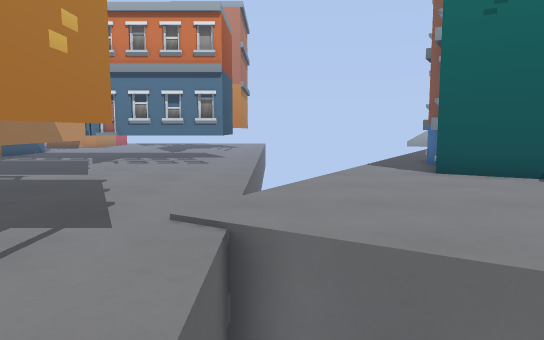
View 1 (above)

24 first-person views from a walk through a Godot game level. The camera is 1.2 m above the floor, tilts 6° down and sees 70° across. The floor is counted in squares, 1 m on a side. Each view is taken from the middle of a square. On the plan, view 1 faces up. The plan holds only what a view shows up to about 15 squares ahead; the rest is blank. The place goes on beyond the plan.

View 2
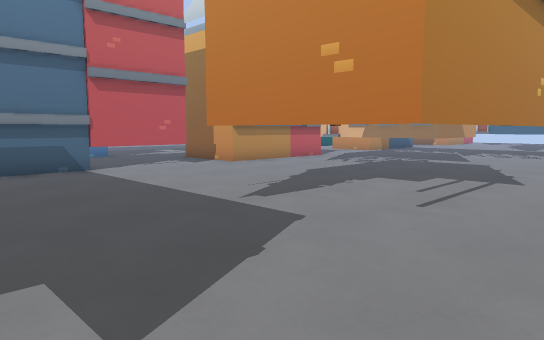

View 3
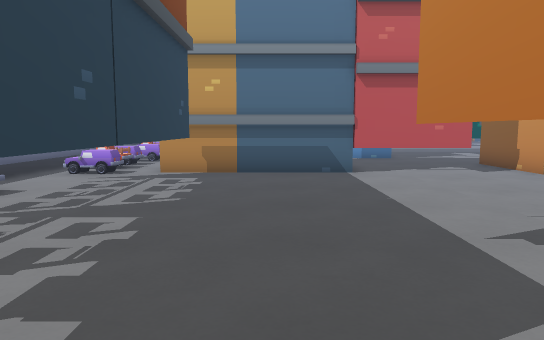

View 4
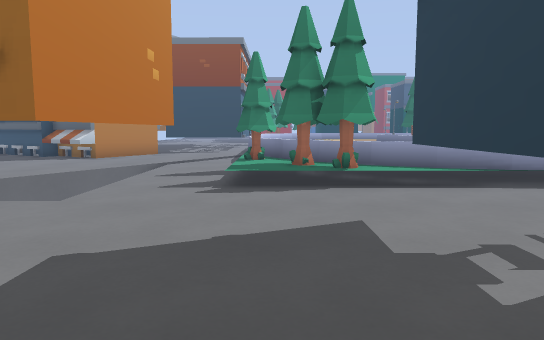

View 5
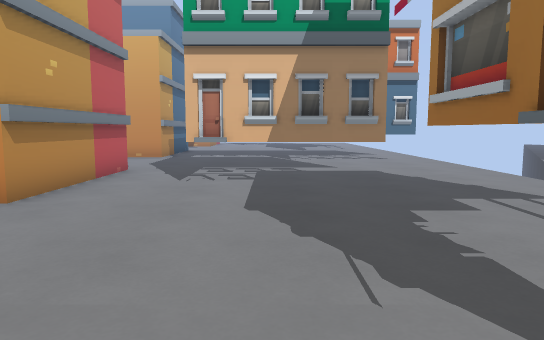

View 6
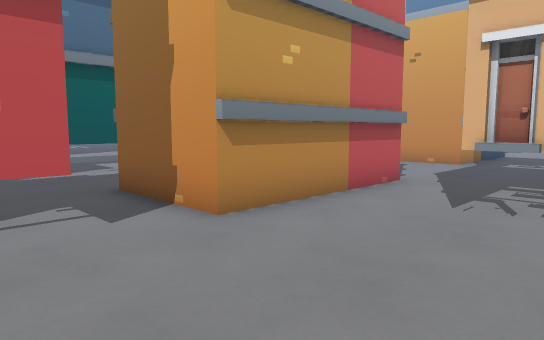

View 7
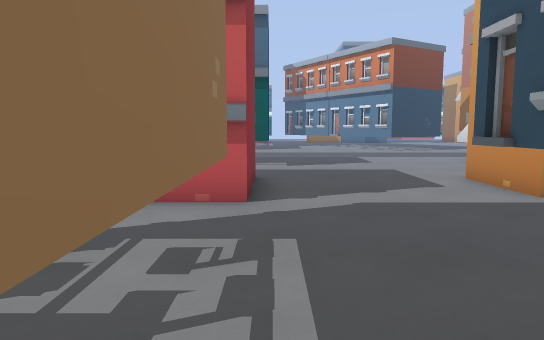

View 8
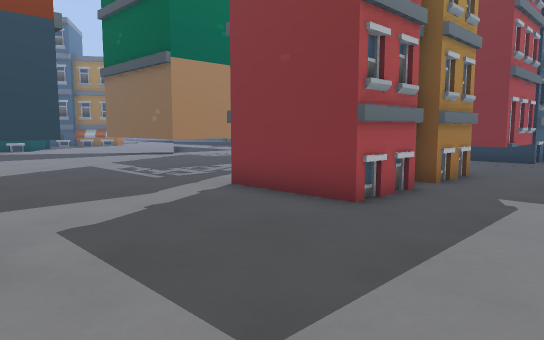

View 9
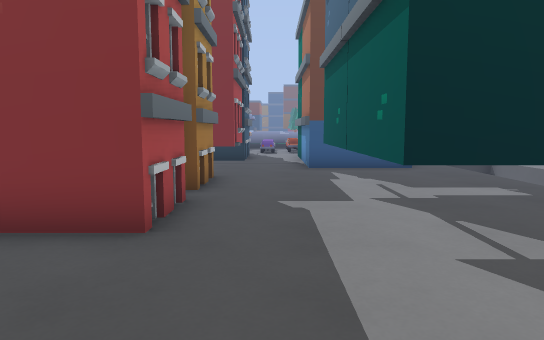

View 10
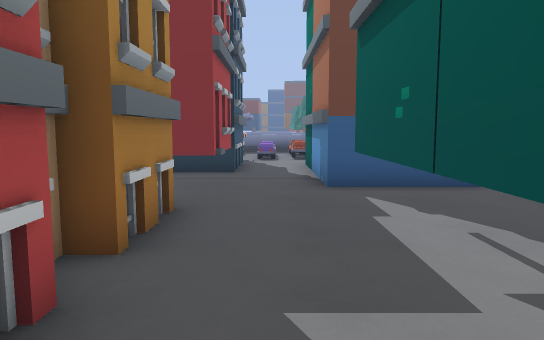

View 11
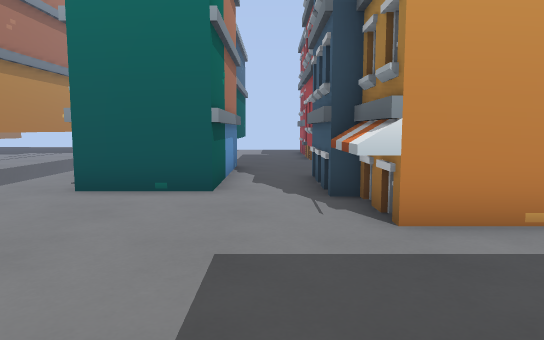

View 12
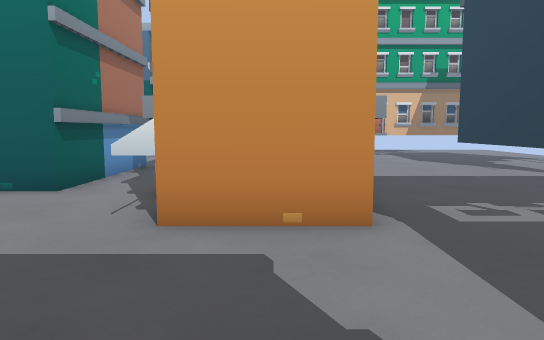

View 13
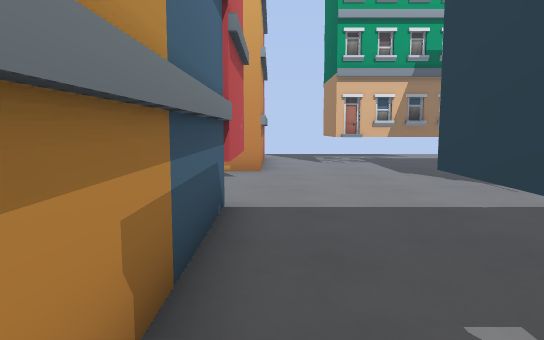

View 14
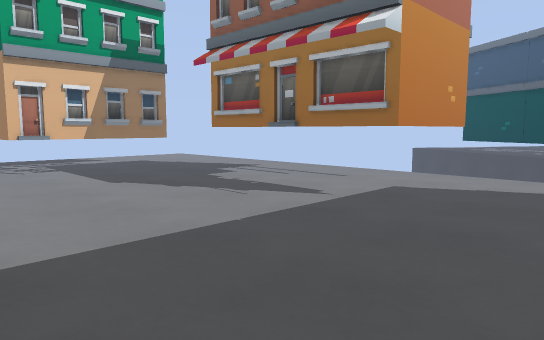

View 15
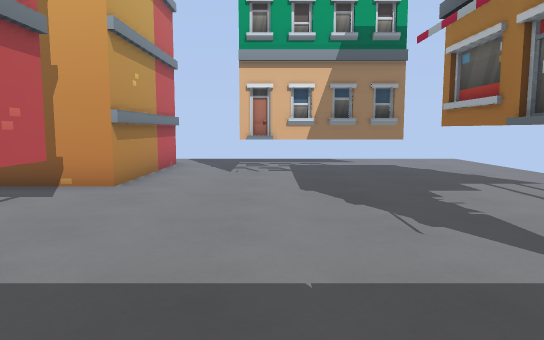

View 16
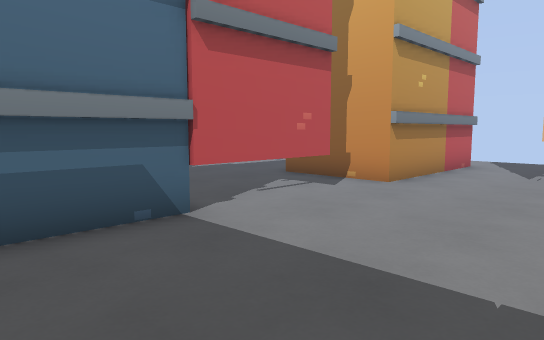

View 17
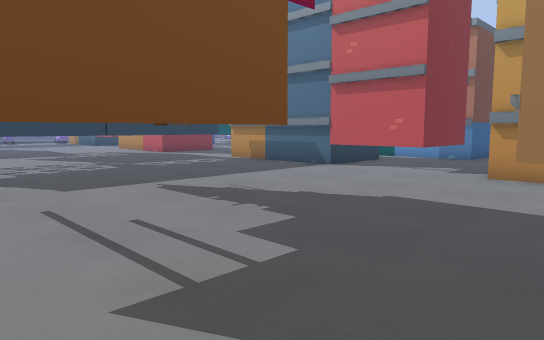

View 18
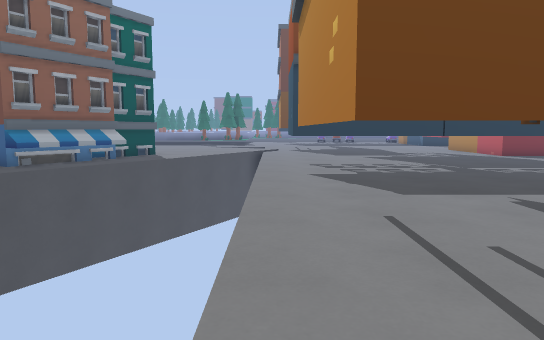

View 19
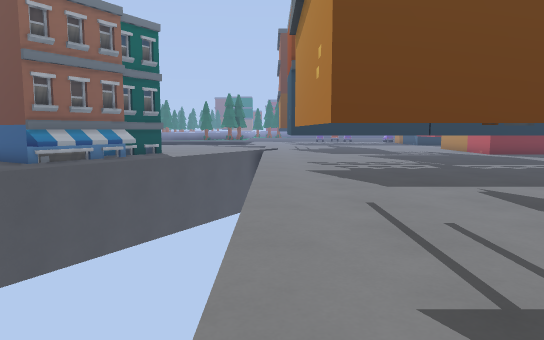

View 20
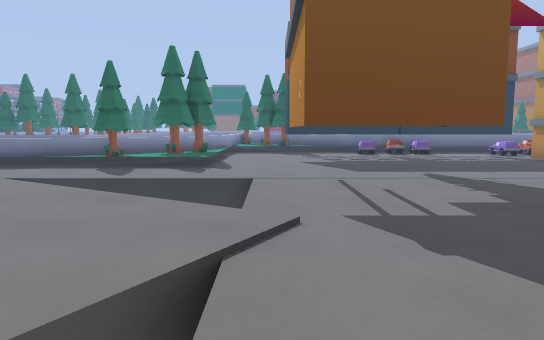

View 21
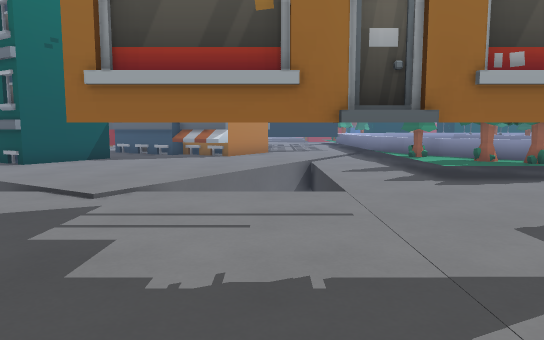

View 22
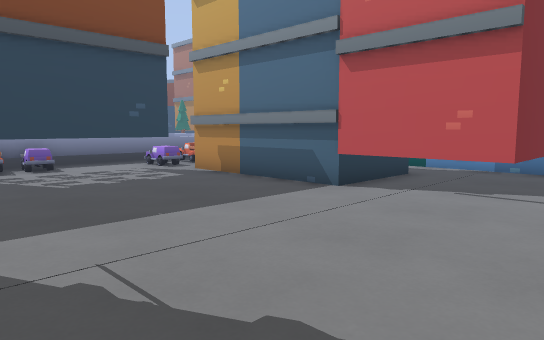

View 23
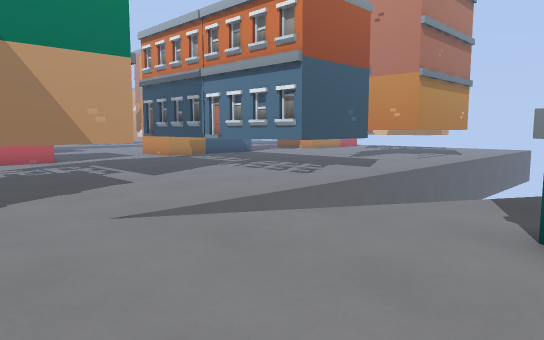

View 24
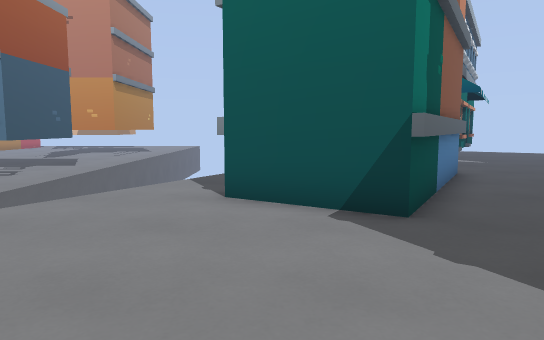

### Floor plan
Key: @ floor where view 1 was taken; # wall or solid block; x gap in a wall; . main floor; : floor 0.25 m higher than the main floor; + floor 0.5 m higher than the main floor; / step, stairs or slope; = window, fence, low wall or low ledge; ^ raised ledge; T thing the floor can be seen under or through.
Columns run from 20 left of view 1 to 8 right of it. Each row starts with its distance up from view 1.
 32          ...........
 31          ...........
 30          #.     ....
 29          #.T    ....
 28          #.T=   ....
 27    ..    #..TTTT....
 26    ...   #..........
 25    ...###...........
 24    ............TT=T.
 23    #.TTTT......T .T.
 22    #.T  T......TT.T.
 21    #.#  T......T .T.
 20    #.###T......TT.T.
 19    #.# ##.......TTT.
 18 ####.#  #...........
 17 .....####...........
 16 .....^###.TTT##TTTT.      =#
 15 .....^###.T       T.     .^##
 14 ..........T       #.     ^^
 13 ..........TTTTTTTT#.    .^
 12 ....................   ..#
 11 ....................   ..#  #
 10  ##.................  ...#  #
  9   #...=###.TTTTT....  ....##.
  8   #...=  #.T   T.... ........
  7   #...#  #.TTTTT.... ........
  6   #...#  #..TTTT............
  5   #...=  #..................^
  4   #...###........... .......#
  3 ...............TT=T.   .....
  2 ####.TT##......T .T.     ...
  1    #.T  #......TT.T.      ..
  0    #.T  #......T .T.@.......
 -1    #.T  #......TT=T..........
 -2    #.#  #............//////==
 -3    #.#  #............//:x===#
 -4    ..#  #............/##=+::
 -5    ..^  #.#########..##=

Positions as (right, up) in squares from view 1, and headings:
1: (0, 0), facing up
2: (0, -5), facing up-left
3: (-1, -3), facing left
4: (-7, -3), facing right
5: (-7, -2), facing up
6: (-7, 1), facing up-left
7: (-5, 10), facing left
8: (-18, 15), facing down-right
9: (-16, 14), facing down
10: (-16, 10), facing down
11: (-16, 10), facing up
12: (-13, 10), facing up
13: (-11, 14), facing up
14: (-11, 16), facing up-right
15: (-8, 17), facing up
16: (-7, 17), facing up-left
17: (-1, 28), facing down-left
18: (-1, 27), facing down
19: (-1, 28), facing down
20: (-1, 10), facing down
21: (-8, 2), facing right
22: (-5, 4), facing down-left
23: (5, 5), facing up-left
24: (5, 3), facing up
